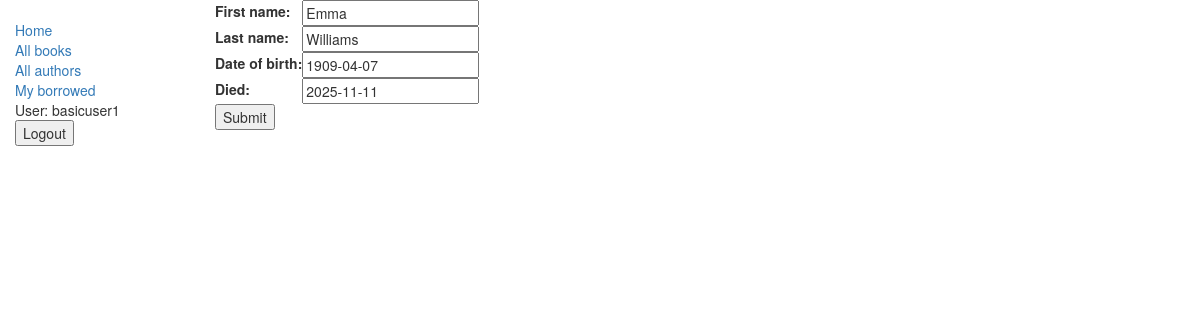
The page /catalog/author/2/update/ (signed in) on the database as committed earlier.
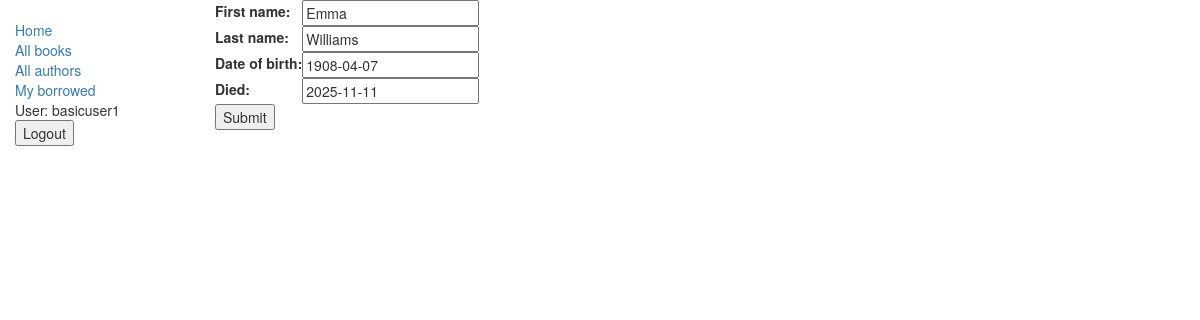
The same page on the database as committed later.
### catalog/models.py (models this page shows, shortened)
class Author(models.Model):
    first_name = models.CharField(max_length=100)
    last_name = models.CharField(max_length=100)
    date_of_birth = models.DateField(null=True, blank=True)
    date_of_death = models.DateField("Died", null=True, blank=True)

### catalog/views.py (the view)
# urls.py: path('author/<int:pk>/update/', views.AuthorUpdate.as_view(), name='author_update'),
class AuthorUpdate(UpdateView):
    model = Author
    fields = ['first_name','last_name','date_of_birth','date_of_death']

### catalog/templates/catalog/author_form.html (shortened to what this page needs)
{% extends "base_generic.html" %}
{% block content %}
  <form action="" method="post">
      <table>
      {{ form.as_table }}
      </table>
      <input type="submit" value="Submit" />
  </form>
{% endblock %}

Rows that differ between the two databases and show on the page:
changed Author "Emma": date_of_birth "1909-04-07" → "1908-04-07"
